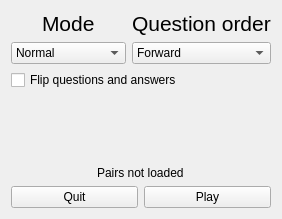
          <widget class="QWidget" name="tab_main_menu">
           <attribute name="title">
            <string>Main Menu</string>
           </attribute>
           <layout class="QVBoxLayout" name="verticalLayout_6">
            <item>
             <layout class="QHBoxLayout" name="horizontalLayout_2">
              <item>
               <layout class="QVBoxLayout" name="layout_main_mode">
                <item alignment="Qt::AlignmentFlag::AlignHCenter">
                 <widget class="QLabel" name="label_mode">
                  <property name="font">
                   <font>
                    <pointsize>16</pointsize>
                   </font>
                  </property>
                  <property name="toolTip">
                   <string/>
                  </property>
                  <property name="text">
                   <string>Mode</string>
                  </property>
                 </widget>
                </item>
                <item>
                 <widget class="QComboBox" name="comboBox_modes">
                  <property name="toolTip">
                   <string>Choose the mode</string>
                  </property>
                  <property name="statusTip">
                   <string>Choose the mode</string>
                  </property>
                  <item>
                   <property name="text">
                    <string>Normal</string>
                   </property>
                  </item>
                  <item>
                   <property name="text">
                    <string>Multiple Choice</string>
                   </property>
                  </item>
                  <item>
                   <property name="text">
                    <string>Survive!</string>
                   </property>
                  </item>
                 </widget>
                </item>
               </layout>
              </item>
              <item>
               <layout class="QVBoxLayout" name="layout_main_question_order">
                <item alignment="Qt::AlignmentFlag::AlignHCenter|Qt::AlignmentFlag::AlignTop">
                 <widget class="QLabel" name="label_question_order">
                  <property name="font">
                   <font>
                    <pointsize>16</pointsize>
                   </font>
                  </property>
                  <property name="text">
                   <string>Question order</string>
                  </property>
                 </widget>
                </item>
                <item>
                 <widget class="QComboBox" name="comboBox_question_order">
                  <property name="toolTip">
                   <string>Choose the question order</string>
                  </property>
                  <property name="statusTip">
                   <string>Choose the question order</string>
                  </property>
                  <item>
                   <property name="text">
                    <string>Forward</string>
                   </property>
                  </item>
                  <item>
                   <property name="text">
                    <string>Reverse</string>
                   </property>
                  </item>
                  <item>
                   <property name="text">
                    <string>Random</string>
                   </property>
                  </item>
                 </widget>
                </item>
               </layout>
              </item>
             </layout>
            </item>
            <item>
             <widget class="QCheckBox" name="checkBox_question_flip">
              <property name="toolTip">
               <string>Makes questions answers and answers questions.</string>
              </property>
              <property name="statusTip">
               <string>Makes questions answers and answers questions.</string>
              </property>
              <property name="text">
               <string>Flip questions and answers</string>
              </property>
             </widget>
            </item>
            <item alignment="Qt::AlignmentFlag::AlignHCenter|Qt::AlignmentFlag::AlignVCenter">
             <widget class="QLabel" name="label_drag">
              <property name="font">
               <font>
                <pointsize>16</pointsize>
               </font>
              </property>
              <property name="text">
               <string/>
              </property>
             </widget>
            </item>
            <item>
             <spacer name="verticalSpacer_5">
              <property name="orientation">
               <enum>Qt::Orientation::Vertical</enum>
              </property>
              <property name="sizeHint" stdset="0">
               <size>
                <width>20</width>
                <height>40</height>
               </size>
              </property>
             </spacer>
            </item>
            <item>
             <layout class="QHBoxLayout" name="horizontalLayout_9">
              <item alignment="Qt::AlignmentFlag::AlignHCenter">
               <widget class="QLabel" name="label_pair_status">
                <property name="toolTip">
                 <string>You can load pairs by going File -&gt; Open. If the loading fails make sure that they are on the correct format.</string>
                </property>
                <property name="statusTip">
                 <string>You can load pairs by going File -&gt; Open. If the loading fails make sure that they are on the correct format.</string>
                </property>
                <property name="text">
                 <string>Pairs not loaded</string>
                </property>
               </widget>
              </item>
             </layout>
            </item>
            <item>
             <layout class="QHBoxLayout" name="horizontalLayout_8">
              <item>
               <widget class="QPushButton" name="button_quit">
                <property name="toolTip">
                 <string>Close this app</string>
                </property>
                <property name="statusTip">
                 <string>Close this app</string>
                </property>
                <property name="text">
                 <string>Quit</string>
                </property>
               </widget>
              </item>
              <item>
               <widget class="QPushButton" name="button_play">
                <property name="toolTip">
                 <string>Start the game</string>
                </property>
                <property name="statusTip">
                 <string>Start the game</string>
                </property>
                <property name="text">
                 <string>Play</string>
                </property>
               </widget>
              </item>
             </layout>
            </item>
           </layout>
          </widget>
